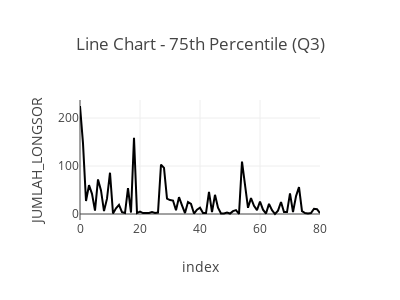

Write notebook code for a chart like this one.
### Code cell
fig_q3 = px.line(df, x=df.index, y=selected_column, title="Line Chart - 75th Percentile (Q3)")
fig_q3.update_layout(height=300, width=400)  # Adjust the size
fig_q3.show()

print(f"- 75th Percentile (Q3): {quartiles[0.75]}")

### Figure 1 — Plotly figure (JSON) as saved in the notebook; plotly's stock layout.template omitted (floating-point values rounded to 4 significant figures)
{"data": [{"hovertemplate": "index=%{x}<br>JUMLAH_LONGSOR=%{y}<extra></extra>", "legendgroup": "", "line": {"color": "#000001", "dash": "solid"}, "marker": {"symbol": "circle"}, "mode": "lines", "name": "", "orientation": "v", "showlegend": false, "type": "scatter", "x": [0, 1, 2, 3, 4, 5, 6, 7, 8, 9, 10, 11, 12, 13, 14, 15, 16, 17, 18, 19, 20, 21, 22, 23, 24, 25, 26, 27, 28, 29, 30, 31, 32, 33, 34, 35, 36, 37, 38, 39, 40, 41, 42, 43, 44, 45, 46, 47, 48, 49, 50, 51, 52, 53, 54, 55, 56, 57, 58, 59, 60, 61, 62, 63, 64, 65, 66, 67, 68, 69, 70, 71, 72, 73, 74, 75, 76, 77, 78, 79, 80], "xaxis": "x", "y": [225, 147, 27, 60, 42, 7, 72, 49, 6, 32, 86, 1, 12, 19, 4, 2, 54, 3, 159, 2, 5, 2, 2, 2, 4, 2, 3, 103, 96, 32, 29, 28, 8, 35, 18, 2, 25, 21, 1, 9, 13, 2, 2, 46, 4, 40, 13, 1, 1, 3, 1, 6, 8, 0, 109, 56, 13, 33, 17, 8, 26, 9, 1, 21, 8, 0, 7, 25, 4, 4, 43, 4, 37, 56, 6, 2, 1, 2, 11, 10, 2], "yaxis": "y"}], "layout": {"height": 300, "legend": {"tracegroupgap": 0}, "title": {"text": "Line Chart - 75th Percentile (Q3)"}, "width": 400, "xaxis": {"anchor": "y", "domain": [0, 1], "title": {"text": "index"}}, "yaxis": {"anchor": "x", "domain": [0, 1], "title": {"text": "JUMLAH_LONGSOR"}}}}
